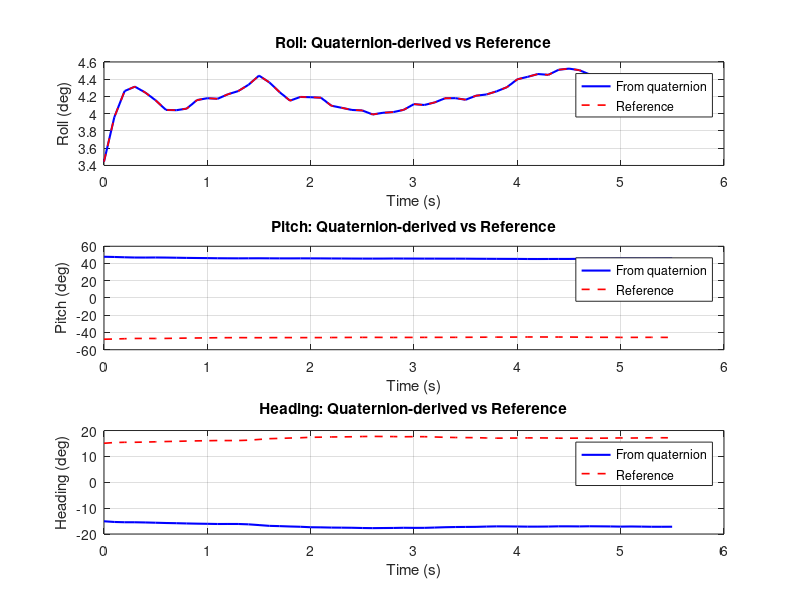

Reproduce this figure in MATLAB. (Note: this script raises an error after producing the figure.)
% quaternion_to_euler.m
% Convert quaternion (qx, qy, qz, qw) to Euler angles (roll, pitch, heading/yaw)
%
% Data columns: time x y z qx qy qz qw roll -pitch -heading
%
% Usage:
%   Place your data in a text file (e.g., data.txt) with space-separated values,
%   then run this script. Or paste the data directly into the variable below.

%% ---- Load data ----
% Option 1: Load from file
% data = load('data.txt');

% Option 2: Inline data
data = [
1772082313.488465071 -0.087903 -0.087254 0.015663 0.080388 0.398013 -0.131960 0.904273 3.444 47.820 -15.078
1772082313.588316679 -0.091919 -0.091930 0.017126 0.085156 0.395186 -0.135948 0.904486 3.960 47.564 -15.350
1772082313.688061237 -0.097079 -0.094497 0.021527 0.087577 0.391957 -0.137876 0.905367 4.263 47.213 -15.454
1772082313.786988497 -0.099153 -0.095403 0.024515 0.087743 0.389690 -0.138161 0.906286 4.314 46.936 -15.462
1772082313.886378288 -0.100686 -0.096099 0.024305 0.087431 0.389405 -0.138529 0.906382 4.247 46.897 -15.537
1772082313.986061096 -0.101791 -0.095798 0.022948 0.087142 0.390016 -0.139024 0.906072 4.157 46.970 -15.639
1772082314.088525772 -0.102917 -0.095595 0.023948 0.086529 0.389290 -0.139536 0.906364 4.044 46.872 -15.750
1772082314.188471794 -0.103780 -0.095082 0.023669 0.086579 0.387802 -0.140154 0.906902 4.041 46.691 -15.826
1772082314.288597822 -0.105601 -0.094969 0.024290 0.086868 0.386153 -0.141038 0.907441 4.059 46.496 -15.925
1772082314.388451815 -0.108209 -0.094676 0.026285 0.087795 0.384957 -0.142028 0.907705 4.158 46.369 -16.004
1772082314.488193035 -0.110256 -0.095442 0.027045 0.088035 0.383905 -0.142578 0.908041 4.180 46.245 -16.062
1772082314.587598324 -0.112005 -0.095152 0.027671 0.088064 0.382625 -0.143143 0.908489 4.173 46.090 -16.132
1772082314.688188553 -0.114427 -0.093320 0.028988 0.088377 0.382049 -0.143239 0.908686 4.226 46.025 -16.120
1772082314.786797047 -0.115945 -0.092276 0.029581 0.088640 0.381648 -0.143415 0.908801 4.262 45.981 -16.126
1772082314.886513710 -0.117592 -0.091930 0.027757 0.089716 0.381767 -0.144739 0.908436 4.335 46.021 -16.264
1772082314.988530874 -0.119204 -0.092719 0.026253 0.091566 0.381734 -0.147372 0.907841 4.442 46.062 -16.552
1772082315.088491917 -0.120275 -0.093182 0.026014 0.091866 0.381008 -0.149503 0.907768 4.363 45.989 -16.852
1772082315.188417435 -0.120281 -0.092646 0.026217 0.091248 0.380624 -0.149957 0.907916 4.250 45.932 -16.956
1772082315.288536072 -0.120455 -0.091512 0.025388 0.090930 0.380589 -0.150743 0.907833 4.151 45.926 -17.096
1772082315.388659716 -0.119449 -0.091188 0.025344 0.091665 0.380770 -0.151711 0.907522 4.195 45.966 -17.201
1772082315.488728523 -0.119927 -0.090460 0.025024 0.092230 0.380462 -0.153167 0.907349 4.191 45.945 -17.386
1772082315.588075161 -0.119758 -0.090564 0.025397 0.092304 0.380182 -0.153519 0.907399 4.186 45.914 -17.432
1772082315.688622236 -0.118560 -0.092021 0.025702 0.091761 0.379643 -0.153885 0.907618 4.093 45.839 -17.515
1772082315.788132668 -0.118504 -0.091734 0.025892 0.091626 0.379334 -0.154056 0.907732 4.069 45.799 -17.545
1772082315.888094902 -0.118020 -0.092895 0.028491 0.091491 0.378722 -0.154345 0.907952 4.044 45.722 -17.590
1772082315.988600731 -0.118168 -0.092828 0.027424 0.091699 0.378328 -0.155062 0.907973 4.038 45.681 -17.682
1772082316.088427782 -0.118065 -0.093617 0.028732 0.091484 0.378277 -0.155299 0.907975 3.991 45.672 -17.731
1772082316.188595295 -0.115317 -0.094768 0.026923 0.091539 0.378487 -0.155046 0.907926 4.011 45.697 -17.691
1772082316.288543224 -0.114958 -0.094184 0.026873 0.091599 0.379167 -0.154820 0.907674 4.019 45.781 -17.662
1772082316.388628006 -0.115641 -0.093805 0.026152 0.091521 0.378796 -0.154371 0.907914 4.045 45.732 -17.593
1772082316.488386869 -0.115129 -0.094837 0.026630 0.092138 0.378482 -0.154879 0.907896 4.111 45.708 -17.629
1772082316.588245392 -0.114700 -0.094779 0.027381 0.091980 0.378171 -0.154779 0.908058 4.101 45.666 -17.619
1772082316.688461065 -0.114336 -0.094881 0.026220 0.091825 0.378111 -0.153981 0.908235 4.131 45.652 -17.505
1772082316.788459778 -0.114228 -0.095046 0.024669 0.091754 0.377887 -0.153147 0.908476 4.179 45.619 -17.379
1772082316.888484955 -0.112430 -0.095797 0.025849 0.091522 0.378021 -0.152538 0.908546 4.181 45.628 -17.302
1772082316.988432169 -0.113055 -0.095433 0.027640 0.091205 0.377691 -0.152198 0.908772 4.162 45.580 -17.265
1772082317.088559628 -0.111940 -0.095165 0.028492 0.091388 0.376983 -0.152141 0.909057 4.209 45.496 -17.237
1772082317.188475132 -0.111884 -0.095597 0.028079 0.091077 0.376635 -0.151313 0.909371 4.223 45.444 -17.125
1772082317.288603783 -0.111123 -0.095525 0.029385 0.091067 0.376224 -0.150852 0.909618 4.260 45.391 -17.050
1772082317.388461828 -0.111805 -0.095394 0.029291 0.091462 0.375844 -0.151147 0.909687 4.308 45.353 -17.067
1772082317.488523483 -0.111731 -0.095932 0.030218 0.092271 0.375421 -0.151745 0.909680 4.399 45.319 -17.103
1772082317.588543177 -0.112863 -0.095731 0.031984 0.092562 0.374627 -0.152246 0.909894 4.428 45.229 -17.153
1772082317.688210011 -0.113937 -0.095342 0.032941 0.092789 0.374448 -0.152326 0.909932 4.460 45.212 -17.149
1772082317.788574219 -0.114043 -0.094251 0.032385 0.092642 0.374767 -0.152021 0.909866 4.451 45.247 -17.115
1772082317.888507605 -0.113964 -0.093413 0.030588 0.092890 0.375079 -0.151570 0.909788 4.510 45.287 -17.035
1772082317.988526344 -0.114070 -0.093241 0.028655 0.093002 0.375047 -0.151633 0.909779 4.523 45.286 -17.037
1772082318.088591576 -0.114479 -0.093415 0.027496 0.093094 0.376037 -0.151798 0.909333 4.505 45.410 -17.069
1772082318.188620090 -0.113525 -0.093917 0.026963 0.092633 0.377016 -0.151177 0.909079 4.455 45.519 -17.013
1772082318.288569450 -0.113065 -0.093770 0.027054 0.092064 0.377463 -0.151109 0.908962 4.365 45.563 -17.043
1772082318.388525486 -0.112339 -0.094520 0.026051 0.092036 0.377794 -0.151296 0.908797 4.342 45.604 -17.078
1772082318.488527298 -0.111245 -0.094828 0.026325 0.091894 0.378588 -0.151610 0.908428 4.283 45.701 -17.144
1772082318.588459730 -0.111122 -0.095613 0.027491 0.091517 0.378518 -0.151150 0.908572 4.258 45.683 -17.096
1772082318.688431025 -0.111531 -0.095430 0.026721 0.092485 0.378127 -0.151883 0.908514 4.364 45.656 -17.144
1772082318.788272142 -0.110832 -0.096032 0.026262 0.093209 0.377614 -0.152585 0.908536 4.438 45.610 -17.200
1772082318.887327194 -0.110248 -0.096979 0.026213 0.093335 0.378069 -0.152616 0.908328 4.445 45.669 -17.203
1772082318.986611128 -0.109518 -0.097365 0.026340 0.093358 0.378582 -0.152477 0.908136 4.446 45.732 -17.186
];

%% ---- Parse columns ----
t        = data(:, 1);   % timestamp
% x, y, z = data(:,2:4)  % position (not used here)
qx       = data(:, 5);
qy       = data(:, 6);
qz       = data(:, 7);
qw       = data(:, 8);
% Columns 9-11 are reference values from original data:
ref_roll     =  data(:, 9);
ref_pitch    = -data(:,10);  % stored as -pitch in the file
ref_heading  = -data(:,11);  % stored as -heading in the file

%% ---- Quaternion -> Euler angles (ZYX / aerospace convention) ----
% Roll  (phi)   : rotation about X-axis
% Pitch (theta) : rotation about Y-axis
% Yaw   (psi)   : rotation about Z-axis  (heading)
%
% Formulas (Hamilton convention, qw is the scalar part):
%   roll    = atan2( 2*(qw*qx + qy*qz),  1 - 2*(qx^2 + qy^2) )
%   pitch   = asin( 2*(qw*qy - qz*qx) )
%   heading = atan2( 2*(qw*qz + qx*qy),  1 - 2*(qy^2 + qz^2) )

roll    = atan2(2*(qw.*qx + qy.*qz),  1 - 2*(qx.^2 + qy.^2));
pitch   = asin( 2*(qw.*qy - qz.*qx) );
heading = atan2(2*(qw.*qz + qx.*qy),  1 - 2*(qy.^2 + qz.^2));

% Convert radians to degrees
roll_deg    = rad2deg(roll);
pitch_deg   = rad2deg(pitch);
heading_deg = rad2deg(heading);

%% ---- Display results ----
fprintf('%20s  %10s  %10s  %12s\n', 'Timestamp', 'Roll(deg)', 'Pitch(deg)', 'Heading(deg)');
fprintf('%s\n', repmat('-', 1, 58));
for i = 1:size(data, 1)
    fprintf('%20.6f  %10.4f  %10.4f  %12.4f\n', ...
        t(i), roll_deg(i), pitch_deg(i), heading_deg(i));
end

%% ---- Plot comparison ----
figure;

subplot(3,1,1);
plot(t - t(1), roll_deg,    'b-', 'LineWidth', 1.5); hold on;
plot(t - t(1), ref_roll,    'r--','LineWidth', 1.2);
xlabel('Time (s)'); ylabel('Roll (deg)');
title('Roll: Quaternion-derived vs Reference');
legend('From quaternion','Reference');
grid on;

subplot(3,1,2);
plot(t - t(1), pitch_deg,   'b-', 'LineWidth', 1.5); hold on;
plot(t - t(1), ref_pitch,   'r--','LineWidth', 1.2);
xlabel('Time (s)'); ylabel('Pitch (deg)');
title('Pitch: Quaternion-derived vs Reference');
legend('From quaternion','Reference');
grid on;

subplot(3,1,3);
plot(t - t(1), heading_deg, 'b-', 'LineWidth', 1.5); hold on;
plot(t - t(1), ref_heading, 'r--','LineWidth', 1.2);
xlabel('Time (s)'); ylabel('Heading (deg)');
title('Heading: Quaternion-derived vs Reference');
legend('From quaternion','Reference');
grid on;

sgtitle('Quaternion \rightarrow Euler Angles Conversion');
